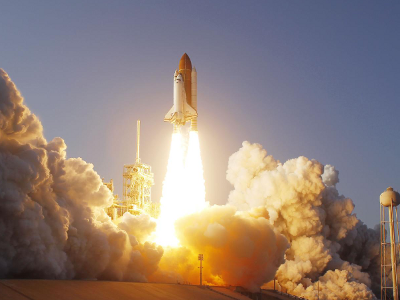
#> input picture src/res/p3_takeoff_base.png, 400 x 300 px
$ python compression.py
#> lines starting #> are read from the running program, lines starting #| are printed output that depends on the picture; after the words box and inside, x2 and y2 are one past the last pixel; in counts of white or black regions, pixels touching at a corner belong together
#> in compression_test, img_full is the input picture: shape (300, 400, 3) float32; mean R, G, B 0.571, 0.504, 0.472
### src/imgutils.py
# coding=utf8

import numpy as np


def decomposition_couleurs(a):
    """
    Prend une matrice de triplets RGB et la décompose en 3 matrices avec les valeurs correspondant aux 3 couleurs
    :param a: matrice de triplets
    :return: trois matrices contenant les éléments des triplets de a
    """
    n = np.shape(a)[0]
#> n = 300
    m = np.shape(a)[1]
#> m = 400
    r = np.eye(n, m)
    g = np.eye(n, m)
    b = np.eye(n, m)
    for i in range(n):
        for j in range(m):
            r[i][j] = a[i][j][0]
            g[i][j] = a[i][j][1]
            b[i][j] = a[i][j][2]
    return r, g, b


# reconstruction_couleurs
def reconstruction_couleurs(r, g, b):
    """
    Prend 3 matrices et construit une matrice de triplets (opération inverse de decomposition_couleurs)
    :param r: matrice
    :param g: matrice
    :param b: matrice
    :return: matrice de triplets dont les éléments sont les éléments des matrices en entrée
    """

    n = np.shape(r)[0]
    m = np.shape(r)[1]
    a = np.zeros((n, m, 3))
    for i in range(n):
        for j in range(m):
            a[i][j][0] = r[i][j]
            a[i][j][1] = g[i][j]
            a[i][j][2] = b[i][j]
    return a

### src/compression.py
# coding=utf8

import matplotlib.image as mpimg
import matplotlib.pyplot as plt
import numpy as np
import decomp_bidiag as db
import svd
import imgutils as img


def compression_couleur(a, k):
    """
    Prend une matrice a correspondant à une seule composante et un entier k et compresse cette couleur à l'ordre k
    :param a: matrice des valeurs d'une composante de couleur
    :param k: rang de la compression
    :return: la matrice a compressée
    """

    l, bd, r = db.decomp_opti(a)
    u, s, v = svd.SVD(bd)

    n, m = np.shape(a)
    for i in range(k + 1, min(n, m)):
        s[i, i] = 0

    res_interm = np.dot(np.dot(u, s), v)
    res = np.dot(np.dot(l, res_interm), r)

    for i in range(0, n):
        for j in range(0, m):
            if res[i, j] > 1:
                res[i, j] = 1

    return res


def compression_couleur_opti(a, k):
    """
    Similaire à "compression_couleur", mais utilise les fonctions numpy, plus performantes
    :param a: matrice des valeurs d'une composante de couleur
    :param k: rang de la compression
    :return: la matrice a compressée
    """
#> called with k = 5

    u, s, v = np.linalg.svd(a)
#> s = 300 values, max 207.7 at index 0, min 0.00836 at index 299, mean 1.4
    n, m = np.shape(a)
#> n = 300; m = 400
    for i in range(k + 1, min(n, m)):
        s[i] = 0
#> after the loop, s = 300 values, max 207.7 at index 0, min 0 at index 6, mean 0.945

    s = np.dot(np.diag(s), np.eye(np.shape(a)[0], np.shape(a)[1]))

    res = np.dot(np.dot(u, s), v)

    for i in range(0, n):
        for j in range(0, m):
            if res[i, j] > 1:
                res[i, j] = 1
            if res[i, j] < 0:
                res[i, j] = 0
#> res: shape (300, 400) float64; min 0.0619, max 1, mean 0.571

    return res


# compression
def compression(a, k):
    """
    Effectue la compression au rang k de la matrice de triplets a
    :param a: matrice représentant une image à compresser
    :param k: rang de la compression
    :return: matrice de l'image compressée
    """

    r, g, b = img.decomposition_couleurs(a)
    r = compression_couleur_opti(r, k)
    g = compression_couleur_opti(g, k)
#> after the loop in compression_couleur_opti (call 2), `for i in range(0, n):`: res: shape (300, 400) float64; min 0.0202, max 1, mean 0.504
    b = compression_couleur_opti(b, k)
#> call 3 of compression_couleur_opti, with k = 5
#> in compression_couleur_opti (call 3), `u, s, v = np.linalg.svd(a)`:
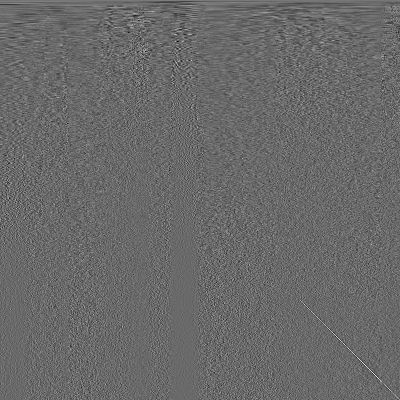
#> v: shape (400, 400) float64; min -0.361, max 0.509, mean 0.000142; drawn with min black and max white
#> in compression_couleur_opti (call 3), `u, s, v = np.linalg.svd(a)`: s = 300 values, max 173.9 at index 0, min 0.00834 at index 299, mean 1.32
#> after the loop in compression_couleur_opti (call 3), `for i in range(k + 1, min(n, m)):`: s = 300 values, max 173.9 at index 0, min 0 at index 6, mean 0.832
#> after the loop in compression_couleur_opti (call 3), `for i in range(0, n):`: res: shape (300, 400) float64; min 0.0125, max 1, mean 0.472
    return img.reconstruction_couleurs(r, g, b)
#> after the loop in reconstruction_couleurs, `for i in range(n):`:
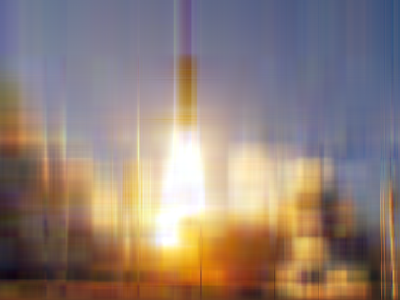
#> a: shape (300, 400, 3) float64; mean of channels 0, 1, 2 0.571, 0.504, 0.472; drawn as R, G, B


def compression_test(img_filename):
    """
    Affiche les différences de compression en changeant k sur une image
    :param img_filename: nom du fichier de l'image à évaluer
    """
    img_full = mpimg.imread(img_filename)
    img_comp5 = compression(img_full, 5)
    img_comp50 = compression(img_full, 50)
#> call 4 of compression_couleur_opti, with k = 50
#> in compression_couleur_opti (call 4), `u, s, v = np.linalg.svd(a)`: s = 300 values, max 207.7 at index 0, min 0.00836 at index 299, mean 1.4
#> after the loop in compression_couleur_opti (call 4), `for i in range(k + 1, min(n, m)):`: s = 300 values, max 207.7 at index 0, min 0 at index 51, mean 1.24
#> in compression_couleur_opti (call 4), `res = np.dot(np.dot(u, s), v)`:
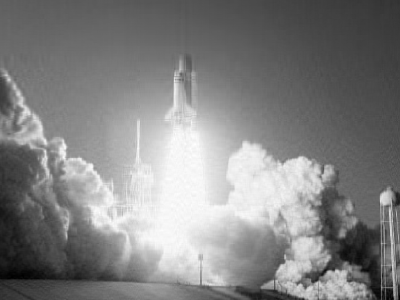
#> res: shape (300, 400) float64; min 0.0895, max 1.03, mean 0.571; drawn with min black and max white
#> after the loop in compression_couleur_opti (call 4), `for i in range(0, n):`: res: shape (300, 400) float64; 1.4% of pixels changed, all inside (x1, y1, x2, y2) = (63, 133, 247, 252)
#> after the loop in compression_couleur_opti (call 5), `for i in range(0, n):`: res: shape (300, 400) float64; min 0.0513, max 1, mean 0.504
#> after the loop in compression_couleur_opti (call 6), `for i in range(0, n):`: res: shape (300, 400) float64; min 0, max 1, mean 0.472
    img_comp100 = compression(img_full, 100)
#> after the loop in compression_couleur_opti (call 7), `for i in range(0, n):`: res: shape (300, 400) float64; min 0.0942, max 1, mean 0.571
#> after the loop in compression_couleur_opti (call 8), `for i in range(0, n):`: res: shape (300, 400) float64; min 0.0529, max 1, mean 0.504
#> after the loop in compression_couleur_opti (call 9), `for i in range(0, n):`: res: shape (300, 400) float64; min 0, max 1, mean 0.472

    fig, ax = plt.subplots(2, 2)
    ax[0, 0].imshow(img_full, interpolation='none')
    ax[0, 0].set_title('sans compression')
    ax[0, 1].imshow(img_comp5, interpolation='none')
    ax[0, 1].set_title('k = 5')

    ax[1, 0].imshow(img_comp50, interpolation='none')
    ax[1, 0].set_title('k = 50')
    ax[1, 1].imshow(img_comp100, interpolation='none')
    ax[1, 1].set_title('k = 100')

    plt.suptitle("Compression de \"" + img_filename + "\"")
    plt.show()


if __name__ == '__main__':
    compression_test("res/p3_takeoff_base.png")
    compression_test("res/p3_earth_base.png")
#> call 2 of compression_test, with img_filename = 'res/p3_earth_base.png'
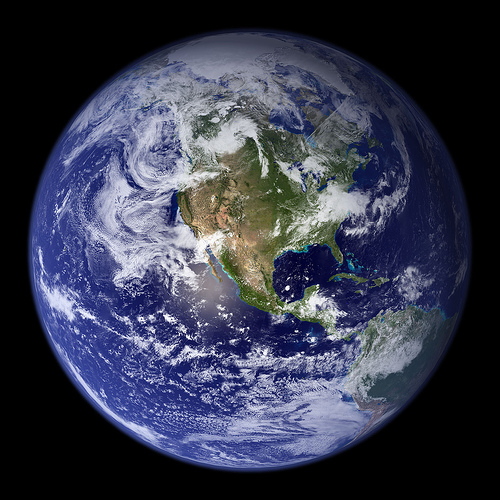
#> input picture src/res/p3_earth_base.png, 500 x 500 px
#> in compression_test, img_full is the input picture: shape (500, 500, 3) float32; mean R, G, B 0.214, 0.227, 0.299
#> after the loop in decomposition_couleurs (call 4), `for i in range(n):`:
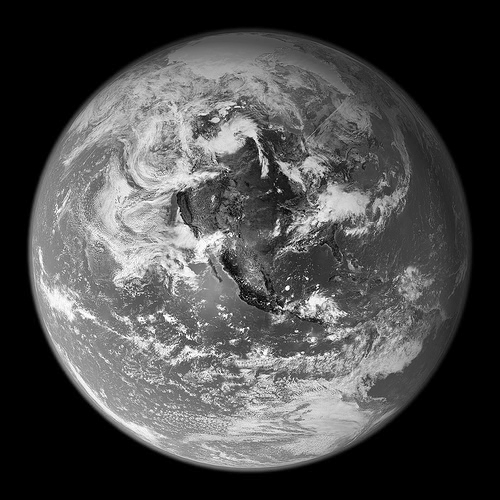
#> b: shape (500, 500) float64; min 0, max 1, mean 0.299
#> after the loop in decomposition_couleurs (call 4), `for i in range(n):`:
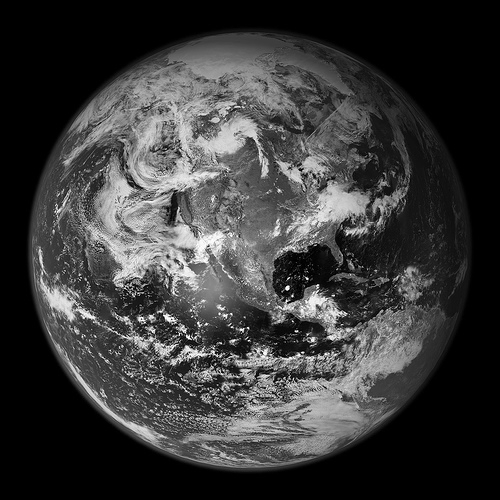
#> g: shape (500, 500) float64; min 0, max 1, mean 0.227
#> in compression_couleur_opti (call 10), `u, s, v = np.linalg.svd(a)`:
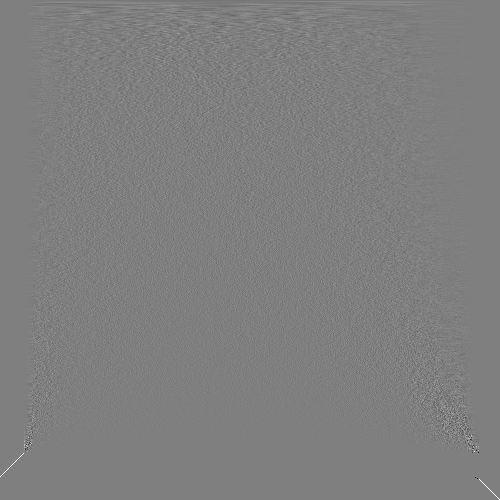
#> v: shape (500, 500) float64; min -1, max 1, mean 0.000128; drawn with min black and max white
#> in compression_couleur_opti (call 10), `u, s, v = np.linalg.svd(a)`: s = 500 values, max 140.8 at index 0, min 1.3e-14 at index 453, mean 2.03
#> after the loop in compression_couleur_opti (call 10), `for i in range(k + 1, min(n, m)):`: s = 500 values, max 140.8 at index 0, min 0 at index 6, mean 0.53
